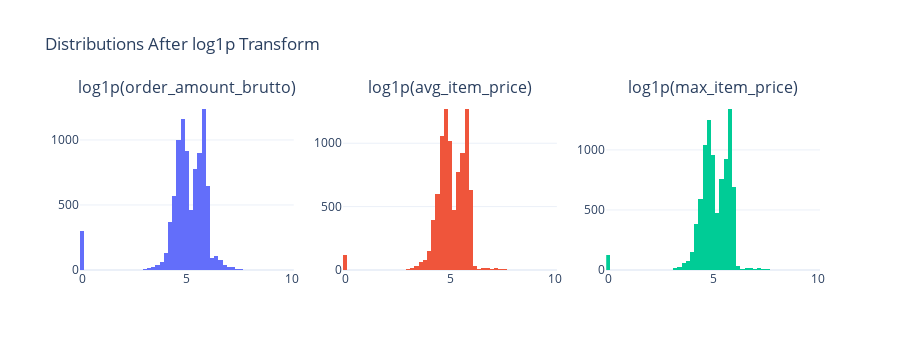

The notebook cell this image was saved under:
### Code cell
# Effect of log1p transformation on skewness
LOG_COLS = ["order_amount_brutto", "avg_item_price", "max_item_price"]

fig = make_subplots(rows=1, cols=3, subplot_titles=[f"log1p({c})" for c in LOG_COLS])

for i, col in enumerate(LOG_COLS):
    transformed = np.log1p(df[col])
    fig.add_trace(
        go.Histogram(x=transformed, nbinsx=50, name=col, showlegend=False),
        row=1, col=i + 1,
    )

fig.update_layout(
    title="Distributions After log1p Transform",
    height=350, template="plotly_white",
)
fig.show()

print("\nSkewness after log1p:")
for col in LOG_COLS:
    print(f"  {col}: {np.log1p(df[col]).skew():.3f}")

### Figure 1 — Plotly figure (JSON) as saved in the notebook; plotly's stock layout.template omitted (floating-point values rounded to 4 significant figures; data arrays with more than 128 entries replaced by an {"elided": "..."} marker saying what was removed)
{"data": [{"name": "order_amount_brutto", "nbinsx": 50, "showlegend": false, "type": "histogram", "x": {"elided": "9000 float values"}, "xaxis": "x", "yaxis": "y"}, {"name": "avg_item_price", "nbinsx": 50, "showlegend": false, "type": "histogram", "x": {"elided": "9000 float values"}, "xaxis": "x2", "yaxis": "y2"}, {"name": "max_item_price", "nbinsx": 50, "showlegend": false, "type": "histogram", "x": {"elided": "9000 float values"}, "xaxis": "x3", "yaxis": "y3"}], "layout": {"annotations": [{"font": {"size": 16}, "showarrow": false, "text": "log1p(order_amount_brutto)", "x": 0.1444, "xanchor": "center", "xref": "paper", "y": 1.0, "yanchor": "bottom", "yref": "paper"}, {"font": {"size": 16}, "showarrow": false, "text": "log1p(avg_item_price)", "x": 0.5, "xanchor": "center", "xref": "paper", "y": 1.0, "yanchor": "bottom", "yref": "paper"}, {"font": {"size": 16}, "showarrow": false, "text": "log1p(max_item_price)", "x": 0.8556, "xanchor": "center", "xref": "paper", "y": 1.0, "yanchor": "bottom", "yref": "paper"}], "height": 350, "title": {"text": "Distributions After log1p Transform"}, "xaxis": {"anchor": "y", "domain": [0.0, 0.2889]}, "xaxis2": {"anchor": "y2", "domain": [0.3556, 0.6444]}, "xaxis3": {"anchor": "y3", "domain": [0.7111, 1.0]}, "yaxis": {"anchor": "x", "domain": [0.0, 1.0]}, "yaxis2": {"anchor": "x2", "domain": [0.0, 1.0]}, "yaxis3": {"anchor": "x3", "domain": [0.0, 1.0]}}}
